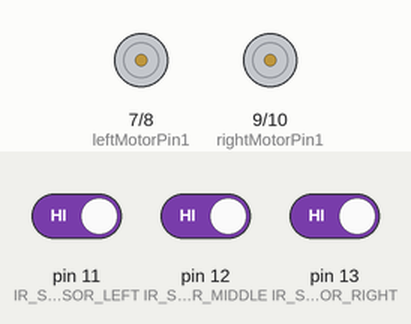
The sketch below on a simulated Arduino Uno, built with avr-gcc and run on an emulated ATmega328P. Shown: motor-driver pin pairs drawn as motors (green arrow = first pin HIGH = forward, orange = second pin HIGH = backward, longer = more drive, scaled by the enable pin). The test bench sets the inputs (shaded band); at power-on: pin 11 (IR_SENSOR_LEFT) HIGH, pin 13 (IR_SENSOR_RIGHT) HIGH, pin 12 (IR_SENSOR_MIDDLE) HIGH.

Above: at 1.2 s.
1.3 s: pin 11 (IR_SENSOR_LEFT) driven LOW
At 2.4 s:
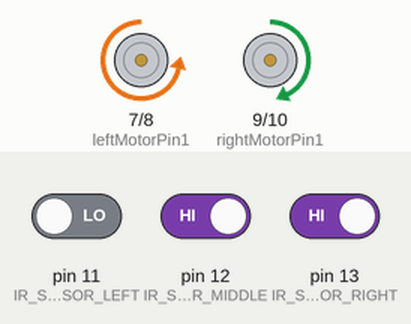
2.8 s: pin 13 (IR_SENSOR_RIGHT) driven LOW
At 3.5 s:
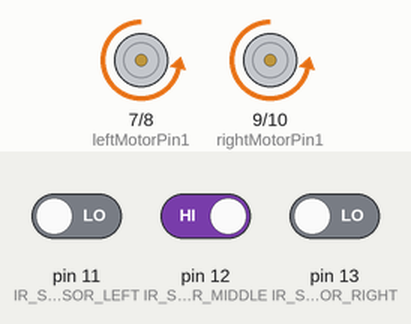
4.3 s: pin 11 (IR_SENSOR_LEFT) driven HIGH
At 4.7 s:
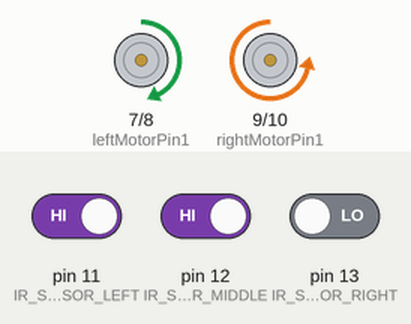
5.8 s: pin 12 (IR_SENSOR_MIDDLE) driven LOW and pin 13 (IR_SENSOR_RIGHT) driven HIGH
At 7.0 s:
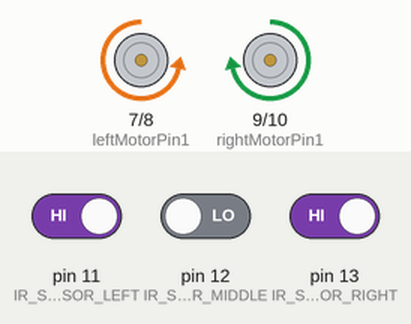
Timing chart, 0 to 8.3 s (numbered marks = the images above; inputs shaded):
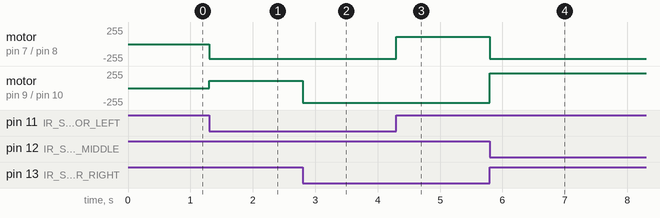

The sketch:

suivi_ligne_autonome_3_capteurs.ino
```cpp
#define IR_SENSOR_RIGHT 13 //pin du capteur droit
#define IR_SENSOR_LEFT 11 // pin du capteur gauche
#define IR_SENSOR_MIDDLE 12// pin du capteur centrale
#define MOTOR_SPEED 220

//Right motor
int enableRightMotor=5; // contrôle la vitesse du moteur via PWM
// les pins suivantes contrôles le sens de rotation du moteur, l'une doit toujours être à LOW et l'autre HIGH sauf pour l'arrêt
int rightMotorPin1=9; // HIGH pour la marche avant, LOW pour marche arrière
int rightMotorPin2=10; // LOW pour marche avant et HIGH pour marche arrière

//Left motor
int enableLeftMotor=6; // contrôle la vitesse du moteur via PWM
// les pins suivantes contrôles le sens de rotation du moteur, l'une doit toujours être à LOW et l'autre HIGH sauf pour l'arrêt
int leftMotorPin1=7; // HIGH pour la marche avant, LOW pour marche arrière
int leftMotorPin2=8; // LOW pour marche avant et HIGH pour marche arrière


///////////////////////////////////A ADAPTER AU POINT DE DEPART ET AU TRAJET VOULUT/////////////////////////////////////////////////
bool flagPrendreT = true; //prend le virage en T si true sinon va tout droit
bool flagPositionDepart = false; //false à gauche, true à droite

void setup()
{
  TCCR0B = (TCCR0B & 0xF8) | 0x01; //modifie la fréquence du signal PWM

  pinMode(enableRightMotor, OUTPUT);
  pinMode(rightMotorPin1, OUTPUT);
  pinMode(rightMotorPin2, OUTPUT);

  pinMode(enableLeftMotor, OUTPUT);
  pinMode(leftMotorPin1, OUTPUT);
  pinMode(leftMotorPin2, OUTPUT);

  pinMode(IR_SENSOR_RIGHT, INPUT);
  pinMode(IR_SENSOR_LEFT, INPUT);
  rotateMotor(0,0);

}


void loop()
{

  int sensorState = SensorState();//lecture des capteurs de ligne

  switch (sensorState) {
    case 0b000: // Aucun capteur ne détecte la ligne
    case 0b010: // Seul le capteur central détecte la ligne
      rotateMotor(MOTOR_SPEED, MOTOR_SPEED); // Avancer tout droit
      break;

    case 0b001: // Seul le capteur gauche détecte la ligne
    case 0b011: // Gauche et central détectent la ligne
      rotateMotor(-MOTOR_SPEED/2, MOTOR_SPEED); // Tourner légèrement à gauche
      break;

    case 0b100: // Seul le capteur droit détecte la ligne
    case 0b110: // Droit et central détectent la ligne
      rotateMotor(MOTOR_SPEED, -MOTOR_SPEED/2); // Tourner légèrement à droite
      break;

    case 0b101: // Droit et gauche détectent la ligne (gérer le virage en T)
      bool retourSurUneLigne = false;
        while(retourSurUneLigne==false){//tant qu'une ligne n'a pas été reprise pour le suivi
          if((flagPositionDepart==false) && (flagPrendreT==true)){ //départ à gauche, prise du virage en T
            //tourne à droite jusqu'à trouver la ligne
            while(SensorState()!=0b010){
              rotateMotor(MOTOR_SPEED, -MOTOR_SPEED);
            }
            retourSurUneLigne = true;

          }
          else if((flagPositionDepart==true) && (flagPrendreT==true)){ //départ à droite, prise du virage en T
            //tourne à gauche jusqu'à trouver la ligne
            while(SensorState()!=0b010){
              rotateMotor(-MOTOR_SPEED, MOTOR_SPEED);
            }
            retourSurUneLigne = true;
          }
          else if((flagPositionDepart==false) && (flagPrendreT==false)){ //départ à droite, continue tout droit
            //tourne à droite jusqu'à trouver la ligne
            while(SensorState()!=0b010){
              rotateMotor(MOTOR_SPEED, -MOTOR_SPEED);
            }
            retourSurUneLigne = true;
          }
          else{ //départ à droite, continue tout droit
            //tourne à gauche jusqu'à trouver la ligne
            while(SensorState()!=0b010){
              rotateMotor(-MOTOR_SPEED, MOTOR_SPEED);
            }
            retourSurUneLigne = true;
          }
        }
      break;

    case 0b111: // Tous les capteurs détectent la ligne
      rotateMotor(0, 0); // Arrêter le robot
      delay(100);
      break;

    default:
      rotateMotor(0, 0); // Cas par défaut (ne devrait jamais arriver)
      break;

  }
}


/************************************************************/
/* Entrée : aucun                                           */
/* Sortie : un int représentant l'état des capteurs         */
/* Description : lis les capteurs infrarouge de ligne       */
/*  et retourne le résultat en une seule variable           */
/************************************************************/
int SensorState(){
  int rightIRSensorValue = digitalRead(IR_SENSOR_RIGHT);
  int leftIRSensorValue = digitalRead(IR_SENSOR_LEFT);
  int middleIRSensorValue = digitalRead(IR_SENSOR_MIDDLE);

  // combine les trois valeurs des capteurs en une seule (désolé, j'ai inversé la gauche et la droite...oups ¯\(ツ)/¯)
  return ((rightIRSensorValue << 2) | (middleIRSensorValue << 1) | leftIRSensorValue);
}


/************************************************************/
/* Entrée : 2 int repésentant la vitesse des moteurs        */
/* Sortie : aucun                                           */
/* Description : vérifie si le sens de marche souhaité selon*/
/*  le signe du int entré, change les valeurs des pins en   */
/*  conséquence défini dans le setup puis change la vitesse */
/*  souhaiter du moteur                                     */
/************************************************************/
void rotateMotor(int leftMotorSpeed, int rightMotorSpeed){

  if (rightMotorSpeed < 0) // marche arrière moteur droit
  {
    digitalWrite(rightMotorPin1,HIGH);
    digitalWrite(rightMotorPin2,LOW);
  }
  else if (rightMotorSpeed > 0) //marche avant moteur droit
  {
    digitalWrite(rightMotorPin1,LOW);
    digitalWrite(rightMotorPin2,HIGH);
  }
  else //arrêt
  {
    digitalWrite(rightMotorPin1,LOW);
    digitalWrite(rightMotorPin2,LOW);
  }

  if (leftMotorSpeed < 0) // marche arrière moteur gauche
  {
    digitalWrite(leftMotorPin1,HIGH);
    digitalWrite(leftMotorPin2,LOW);
  }
  else if (leftMotorSpeed > 0) // marche avant moteur droit
  {
    digitalWrite(leftMotorPin1,LOW);
    digitalWrite(leftMotorPin2,HIGH);
  }
  else //arrêt
  {
    digitalWrite(leftMotorPin1,LOW);
    digitalWrite(leftMotorPin2,LOW);
  }
  analogWrite(enableRightMotor, abs(rightMotorSpeed));
  analogWrite(enableLeftMotor, abs(leftMotorSpeed));
}
```

Measured:
- after the input at 1.3 s, motor on pin 7 (leftMotorPin1) / pin 8 (leftMotorPin2): stopped → backward 220/255 at once; motor on pin 9 (rightMotorPin1) / pin 10 (rightMotorPin2): stopped → forward 110/255 at once
- after the input at 2.8 s, motor on pin 9 (rightMotorPin1) / pin 10 (rightMotorPin2): forward 110/255 → backward 220/255 at once
- after the input at 4.3 s, motor on pin 7 (leftMotorPin1) / pin 8 (leftMotorPin2): backward 220/255 → forward 110/255 at once
- after the input at 5.8 s, motor on pin 7 (leftMotorPin1) / pin 8 (leftMotorPin2): forward 110/255 → backward 220/255 at once; motor on pin 9 (rightMotorPin1) / pin 10 (rightMotorPin2): backward 220/255 → forward 220/255 at once
